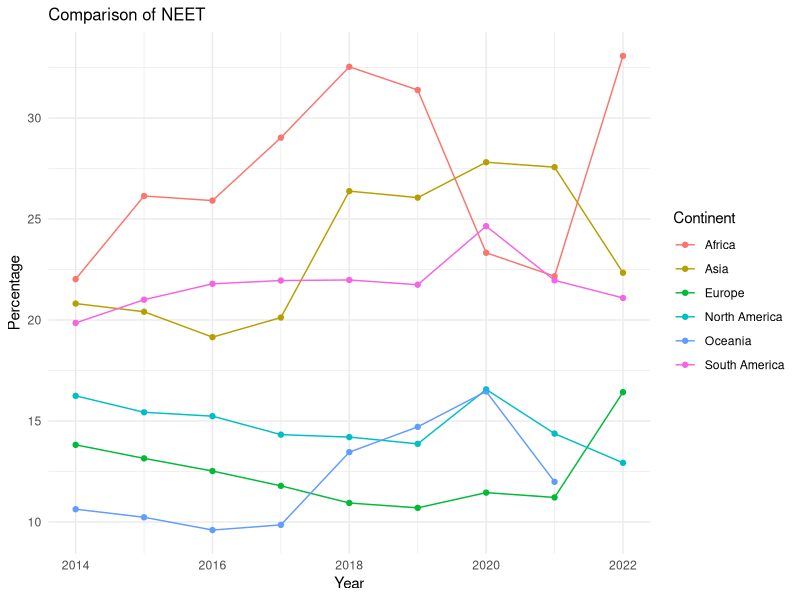

Write the R code that produced this figure.
## ---- chunk 1
knitr::opts_chunk$set(echo = TRUE)
library(tidyverse)
library(ggplot2)
## ---- chunk 2
youth_not_eet <- read.csv("Exported_data/youth_not_in_eet.csv")
colnames(youth_not_eet)[4] <- "Percentage"
## ---- chunk 3
youth_not_eet %>%
  group_by(Continent, Year) %>%
  summarise(weighted_average = weighted.mean(Percentage, Population)) %>%
  ungroup() %>% 
  ggplot(aes(x = Year, y = weighted_average, colour = Continent)) +
  geom_point() +
  geom_line() + 
  labs(x = "Year", 
       y = "Percentage",
       title = "Comparison of NEET")+
  theme_minimal()+
  theme(plot.title = element_text(size = 12,
                                  hjust = 0))
